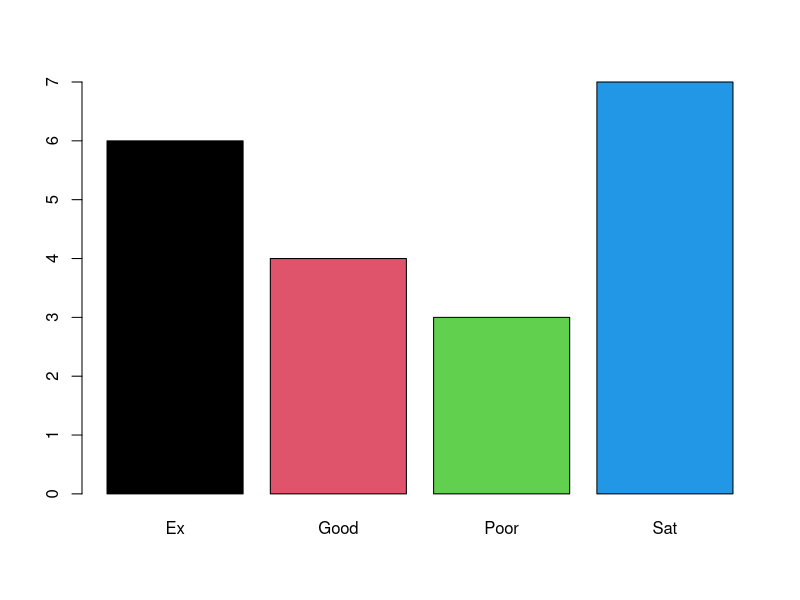
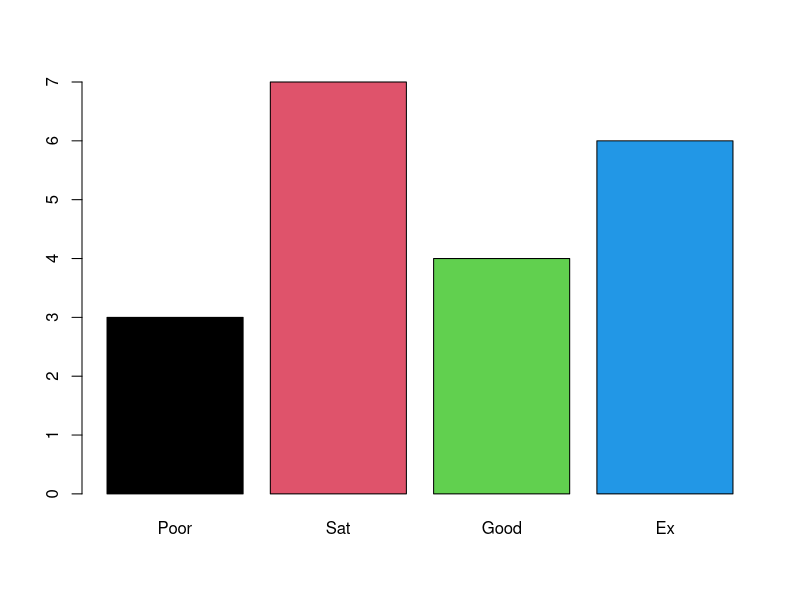

Write the R code that produced these figures, in order.
#factors
(gender=sample(c('M','F'),size = 20,replace = T))
summary(gender)
(genderF=factor(gender))
summary(genderF)
(likscale = sample(c('Ex','Good','Sat','Poor'),size=20,replace = T))
summary(likscale)  
class(likscale)  
(likscaleF = factor(likscale))
summary(likscaleF)
class(likscaleF)
likscaleOF = factor(likscale,ordered = T, levels= c('Poor','Sat','Good','Ex')) #setting order from poor->ex
summary(likscaleOF)                    
likscaleOF

barplot(table(likscaleF),col = 1:4)
barplot(table(likscaleOF),col = 1:4)

